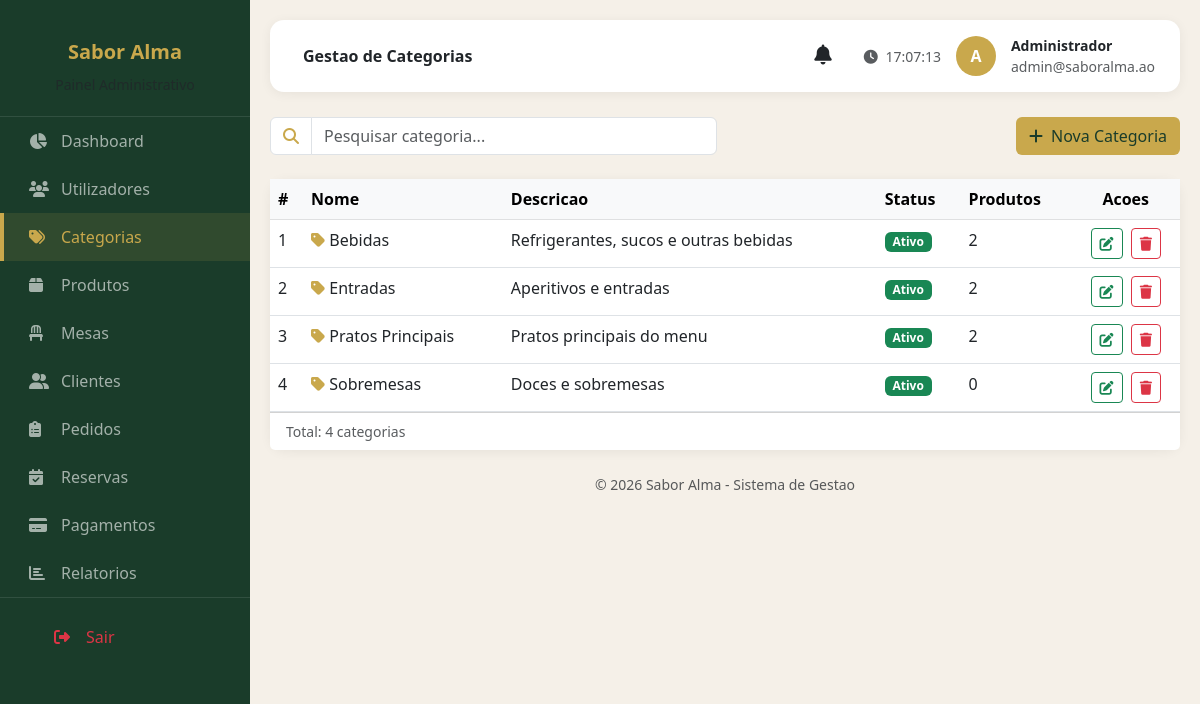
The app's page /views/admin/categorias.php (signed in) with its own data.
### tables this page shows
CREATE TABLE utilizadores (
    id INT AUTO_INCREMENT PRIMARY KEY,
    perfil_id INT NOT NULL,
    nome VARCHAR(100) NOT NULL,
    email VARCHAR(150) NOT NULL UNIQUE,
    senha VARCHAR(255) NOT NULL,
    telefone VARCHAR(20),
    estado ENUM('Ativo', 'Inativo') NOT NULL DEFAULT 'Ativo',
    token_recuperacao VARCHAR(100),
    token_recuperacao_expira DATETIME,
    lembrar_selector VARCHAR(20),
    lembrar_validador_hash VARCHAR(64),
    lembrar_expira DATETIME,
    criado_em DATETIME NOT NULL DEFAULT CURRENT_TIMESTAMP,
    FOREIGN KEY (perfil_id) REFERENCES perfis(id) ON DELETE RESTRICT
);

CREATE TABLE categorias (
    id INT AUTO_INCREMENT PRIMARY KEY,
    nome VARCHAR(60) NOT NULL,
    descricao VARCHAR(255),
    estado ENUM('Ativo', 'Inativo') NOT NULL DEFAULT 'Ativo',
    criado_em DATETIME NOT NULL DEFAULT CURRENT_TIMESTAMP
);

### config/Sessao.php (called while the page is built, shortened)
<?php
class Sessao
{
    public static function utilizadorAtual(): ?array
    {
        return $_SESSION['utilizador'] ?? null;
    }
    public static function exigirPerfil(string ...$perfis): array
    {
        $utilizador = self::utilizadorAtual();
        return $utilizador;
    }
}

### models/Model.php (called while the page is built, shortened)
<?php
abstract class Model
{
    protected PDO $pdo;
    protected string $tabela;
    public function __construct()
    {
        $this->pdo = Database::getConexao();
    }
    public function buscarPorId(int $id): array|false
    {
        $stmt = $this->pdo->prepare("SELECT * FROM {$this->tabela} WHERE id = ?");
        $stmt->execute([$id]);
        return $stmt->fetch();
    }
}

### config/Database.php (called while the page is built, shortened)
<?php
class Database
{
    private static ?PDO $conexao = null;
    public static function getConexao(): PDO
    {
        if (self::$conexao === null) {
            $config = require __DIR__ . '/config.php';
            $dsn = "mysql:host={$config['host']};dbname={$config['nome']};charset={$config['charset']}";
            self::$conexao = new PDO($dsn, $config['utilizador'], $config['senha'], [
                PDO::ATTR_ERRMODE => PDO::ERRMODE_EXCEPTION,
                PDO::ATTR_DEFAULT_FETCH_MODE => PDO::FETCH_ASSOC,
                PDO::ATTR_EMULATE_PREPARES => false,
            ]);
        }
        return self::$conexao;
    }
}

### inicializar.php (called while the page is built, shortened)
<?php
require_once __DIR__ . '/config/Database.php';
require_once __DIR__ . '/config/Sessao.php';
require_once __DIR__ . '/models/Model.php';
if (Sessao::estaLogado()) {
    $utilizadorSessao = (new UsuarioModel())->buscarPorId(Sessao::utilizadorAtual()['id']);
}

### models/CategoriaModel.php (called while the page is built, shortened)
<?php
require_once __DIR__ . '/Model.php';
class CategoriaModel extends Model
{
    public function todasComContagemProdutos(): array
    {
        $sql = 'SELECT c.*, COUNT(p.id) AS total_produtos
                FROM categorias c
                LEFT JOIN produtos p ON p.categoria_id = c.id
                GROUP BY c.id
                ORDER BY c.nome';
        return $this->pdo->query($sql)->fetchAll();
    }
}

### views/admin/categorias.php (the view, shortened to what this page needs)
<?php
require_once __DIR__ . "/../../inicializar.php";
$utilizadorLogado = Sessao::exigirPerfil("Administrador", "Operador");
$categoriaModel = new CategoriaModel();
$lista = $categoriaModel->todasComContagemProdutos();
?>
<!DOCTYPE html>
<html lang="pt">
<head>
    <link href="https://cdn.jsdelivr.net/npm/bootstrap@5.3.0/dist/css/bootstrap.min.css" rel="stylesheet">
    <link rel="stylesheet" href="https://cdnjs.cloudflare.com/ajax/libs/font-awesome/6.4.0/css/all.min.css">
    <link rel="stylesheet" href="../../assets/css/admin.css">
</head>
<body>
    <div class="sidebar" id="sidebar">
        <div class="logo">
            <h5 style="color: #c9a84c;">Sabor Alma</h5>
            <small class="text-muted">Painel Administrativo</small>
        </div>
        <nav>
            <a href="dashboard.php" class="menu-item"><i class="fas fa-chart-pie"></i> Dashboard</a>
            <a href="utilizadores.php" class="menu-item"><i class="fas fa-users"></i> Utilizadores</a>
            <a href="categorias.php" class="menu-item active"><i class="fas fa-tags"></i> Categorias</a>
            <a href="produtos.php" class="menu-item"><i class="fas fa-box"></i> Produtos</a>
            <a href="mesas.php" class="menu-item"><i class="fas fa-chair"></i> Mesas</a>
            <a href="clientes.php" class="menu-item"><i class="fas fa-user-friends"></i> Clientes</a>
            <a href="pedidos.php" class="menu-item"><i class="fas fa-clipboard-list"></i> Pedidos</a>
            <a href="reservas.php" class="menu-item"><i class="fas fa-calendar-check"></i> Reservas</a>
            <a href="pagamentos.php" class="menu-item"><i class="fas fa-credit-card"></i> Pagamentos</a>
            <a href="relatorios.php" class="menu-item"><i class="fas fa-chart-bar"></i> Relatorios</a>
        </nav>
        <div style="border-top: 1px solid rgba(255,255,255,0.1); padding: 15px 25px;">
            <a href="../cliente/login.php" class="menu-item text-danger" onclick="logout()">
                <i class="fas fa-sign-out-alt"></i> Sair
            </a>
        </div>
    </div>
    <div class="main-content">
        <div class="top-navbar">
            <div>
                <span class="fw-semibold ms-2">Gestao de Categorias</span>
            </div>
            <div class="user-info">
                <?php include __DIR__ . '/_notificacoes-bell.php'; ?>
                <span class="text-muted small d-none d-md-inline">
                    <i class="fas fa-clock me-1"></i> <span id="relogio"></span>
                </span>
                <div class="avatar"><?= htmlspecialchars(strtoupper(substr($utilizadorLogado['nome'], 0, 1))) ?></div>
                <div class="d-none d-sm-block">
                    <div class="fw-semibold small"><?= htmlspecialchars($utilizadorLogado['nome']) ?></div>
                    <div class="text-muted small"><?= htmlspecialchars($utilizadorLogado['email']) ?></div>
                </div>
            </div>
        </div>
        <div class="row g-3 mb-4">
            <div class="col-md-6">
                <div class="input-group">
                    <span class="input-group-text bg-white"><i class="fas fa-search" style="color: #c9a84c;"></i></span>
                    <input type="text" class="form-control" id="pesquisaCategoria" placeholder="Pesquisar categoria..." onkeyup="filtrarCategorias()">
                </div>
            </div>
            <div class="col-md-6 text-md-end">
                <button class="btn" style="background: #c9a84c; color: #1a3c2a;" onclick="abrirModalCategoria()">
                    <i class="fas fa-plus me-1"></i> Nova Categoria
                </button>
            </div>
        </div>
        <div class="card card-dashboard p-0">
            <div class="table-responsive">
                <table class="table table-hover mb-0">
                    <thead class="table-light">
                        <tr>
                            <th>#</th>
                            <th>Nome</th>
                            <th>Descricao</th>
                            <th>Status</th>
                            <th>Produtos</th>
                            <th class="text-center">Acoes</th>
                        </tr>
                    </thead>
                    <tbody id="tabelaCategorias">
                        <?php foreach ($lista as $i => $c): ?>
                            <tr>
                                <td><?= $i + 1 ?></td>
                                <td><i class="fas fa-tag" style="color: #c9a84c;"></i> <?= htmlspecialchars($c['nome']) ?></td>
                                <td><?= htmlspecialchars($c['descricao'] ?: '-') ?></td>
                                <td><span class="badge bg-<?= $c['estado'] === 'Ativo' ? 'success' : 'secondary' ?>"><?= htmlspecialchars($c['estado']) ?></span></td>
                                <td><?= (int) $c['total_produtos'] ?></td>
                                <td class="text-center">
                                    <button type="button" class="btn btn-sm btn-outline-success me-1"
                                        onclick="editarCategoria(this)"
                                        data-id="<?= $c['id'] ?>"
                                        data-nome="<?= htmlspecialchars($c['nome']) ?>"
                                        data-descricao="<?= htmlspecialchars($c['descricao'] ?? '') ?>"
                                        data-estado="<?= htmlspecialchars($c['estado']) ?>">
                                        <i class="fas fa-edit"></i>
                                    </button>
                                    <button type="button" class="btn btn-sm btn-outline-danger" onclick="eliminarCategoria(<?= $c['id'] ?>)">
                                        <i class="fas fa-trash"></i>
                                    </button>
                                </td>
                            </tr>
                        <?php endforeach; ?>
                    </tbody>
                </table>
            </div>
            <div class="card-footer bg-white d-flex justify-content-between">
                <span class="text-muted small" id="totalCategorias">Total: <?= count($lista) ?> categorias</span>
            </div>
        </div>
        <footer class="text-center text-muted small mt-4">&copy; 2026 Sabor Alma - Sistema de Gestao</footer>
    </div>
</body>
</html>

### assets/css/admin.css (style rules this page uses)
:root { --verde-escuro: #1a3c2a; --dourado: #c9a84c; --creme: #f5f0e8; }
* { margin: 0; padding: 0; box-sizing: border-box; }
body { font-family: 'Segoe UI', Tahoma, Geneva, Verdana, sans-serif; background: var(--creme); }
.sidebar { position: fixed; top: 0; left: 0; height: 100vh; width: 250px; background: var(--verde-escuro); padding: 20px 0; overflow-y: auto; z-index: 1000; transition: transform 0.3s ease; }
.sidebar .logo { text-align: center; padding: 20px; border-bottom: 1px solid rgba(255,255,255,0.1); }
.sidebar .logo h5 { color: var(--dourado); font-weight: 700; }
.sidebar .logo small { color: rgba(255,255,255,0.5); }
.sidebar .menu-item { display: flex; align-items: center; padding: 12px 25px; color: rgba(255,255,255,0.6); text-decoration: none; gap: 12px; transition: all 0.3s; border-left: 4px solid transparent; }
.sidebar .menu-item.active { background: rgba(201, 168, 76, 0.12); color: var(--dourado); border-left-color: var(--dourado); }
.sidebar .menu-item i { width: 20px; }
.sidebar .menu-item.text-danger { color: #dc3545 !important; }
.main-content { margin-left: 250px; padding: 20px; min-height: 100vh; transition: margin-left 0.3s ease; }
.top-navbar { background: white; padding: 15px 25px; border-radius: 14px; box-shadow: 0 2px 12px rgba(0,0,0,0.06); display: flex; justify-content: space-between; align-items: center; margin-bottom: 25px; }
.top-navbar .user-info { display: flex; align-items: center; gap: 15px; }
.top-navbar .avatar { width: 40px; height: 40px; border-radius: 50%; background: var(--dourado); color: white; display: flex; align-items: center; justify-content: center; font-weight: 700; }
.card-dashboard { border: none; border-radius: 16px; box-shadow: 0 2px 12px rgba(0,0,0,0.06); background: white; transition: all 0.3s; }

### records on screen
utilizadores: nome "A", nome "Administrador", email "admin@saboralma.ao"
categorias: nome "Bebidas", descricao "Refrigerantes, sucos e outras bebidas", estado "Ativo", total_produtos "2"
categorias: nome "Entradas", descricao "Aperitivos e entradas", estado "Ativo", total_produtos "2"
categorias: nome "Pratos Principais", descricao "Pratos principais do menu", estado "Ativo", total_produtos "2"
categorias: nome "Sobremesas", descricao "Doces e sobremesas", estado "Ativo", total_produtos "0"

### other values on screen
count($lista) "4"
